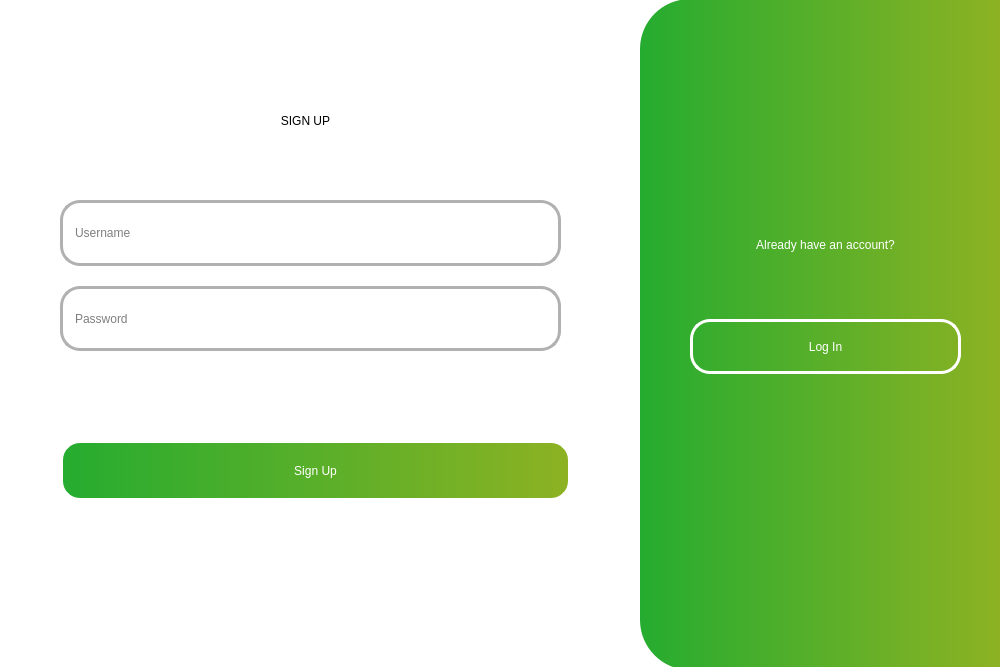
<?xml version="1.0" encoding="UTF-8"?>
<ui version="4.0">
 <class>Dialog</class>
 <widget class="QDialog" name="Dialog">
  <property name="geometry">
   <rect>
    <x>0</x>
    <y>0</y>
    <width>1000</width>
    <height>667</height>
   </rect>
  </property>
  <property name="windowTitle">
   <string>Dialog</string>
  </property>
  <widget class="QWidget" name="widget_2" native="true">
   <property name="enabled">
    <bool>true</bool>
   </property>
   <property name="geometry">
    <rect>
     <x>0</x>
     <y>0</y>
     <width>1001</width>
     <height>671</height>
    </rect>
   </property>
   <property name="styleSheet">
    <string notr="true">background-color: rgb(255, 255, 255);</string>
   </property>
   <widget class="QFrame" name="frame_2">
    <property name="geometry">
     <rect>
      <x>640</x>
      <y>-1</y>
      <width>361</width>
      <height>671</height>
     </rect>
    </property>
    <property name="styleSheet">
     <string notr="true">background-color: qlineargradient(spread:reflect, x1:0, y1:0, x2:1, y2:0, stop:0 rgba(37, 172, 48, 255), stop:1 rgba(141, 178, 35, 255));
border-top-left-radius: 50px;
border-bottom-left-radius: 50px;</string>
    </property>
    <property name="frameShape">
     <enum>QFrame::StyledPanel</enum>
    </property>
    <property name="frameShadow">
     <enum>QFrame::Raised</enum>
    </property>
    <widget class="QLabel" name="label_2">
     <property name="geometry">
      <rect>
       <x>80</x>
       <y>200</y>
       <width>211</width>
       <height>91</height>
      </rect>
     </property>
     <property name="styleSheet">
      <string notr="true">color: rgb(255, 255, 255);
font: 22pt &quot;MS Shell Dlg 2&quot;;
background-color: transparent; </string>
     </property>
     <property name="text">
      <string>Already have an account?</string>
     </property>
     <property name="alignment">
      <set>Qt::AlignCenter</set>
     </property>
     <property name="wordWrap">
      <bool>true</bool>
     </property>
    </widget>
    <widget class="QPushButton" name="login_btn">
     <property name="geometry">
      <rect>
       <x>50</x>
       <y>320</y>
       <width>271</width>
       <height>55</height>
      </rect>
     </property>
     <property name="sizePolicy">
      <sizepolicy hsizetype="Minimum" vsizetype="Minimum">
       <horstretch>0</horstretch>
       <verstretch>0</verstretch>
      </sizepolicy>
     </property>
     <property name="cursor">
      <cursorShape>PointingHandCursor</cursorShape>
     </property>
     <property name="styleSheet">
      <string notr="true">QPushButton {
color: white;
background-color: transparent;
border: 3px solid white;
font: 18pt &quot;Arial&quot;;
border-radius: 20px;
}
QPushButton:hover {
	background-color: rgb(255, 255, 255);
	color: black;
}</string>
     </property>
     <property name="text">
      <string>Log In</string>
     </property>
    </widget>
   </widget>
   <widget class="QLabel" name="signup_label">
    <property name="geometry">
     <rect>
      <x>170</x>
      <y>90</y>
      <width>271</width>
      <height>61</height>
     </rect>
    </property>
    <property name="styleSheet">
     <string notr="true">font: 75 36pt &quot;Tw Cen MT&quot;;
color: black;
</string>
    </property>
    <property name="text">
     <string>SIGN UP</string>
    </property>
    <property name="alignment">
     <set>Qt::AlignCenter</set>
    </property>
   </widget>
   <widget class="QPushButton" name="signup_btn">
    <property name="geometry">
     <rect>
      <x>60</x>
      <y>440</y>
      <width>511</width>
      <height>61</height>
     </rect>
    </property>
    <property name="sizePolicy">
     <sizepolicy hsizetype="Minimum" vsizetype="Minimum">
      <horstretch>0</horstretch>
      <verstretch>0</verstretch>
     </sizepolicy>
    </property>
    <property name="cursor">
     <cursorShape>PointingHandCursor</cursorShape>
    </property>
    <property name="styleSheet">
     <string notr="true">QPushButton {
color: white;
background-color: qlineargradient(spread:reflect, x1:0, y1:0, x2:1, y2:0, stop:0 rgba(37, 172, 48, 255), stop:1 rgba(141, 178, 35, 255));
border: 3px solid white;
font: 18pt &quot;Arial&quot;;
border-radius: 20px;
}
QPushButton:hover {
	background-color: qlineargradient(
    spread:reflect,
    x1:0, y1:0, x2:1, y2:0,
    stop:0 rgba(77, 202, 88, 255),
    stop:1 rgba(181, 208, 85, 255)
);
}</string>
    </property>
    <property name="text">
     <string>Sign Up</string>
    </property>
   </widget>
   <widget class="QWidget" name="layoutWidget">
    <property name="geometry">
     <rect>
      <x>60</x>
      <y>200</y>
      <width>501</width>
      <height>151</height>
     </rect>
    </property>
    <layout class="QVBoxLayout" name="verticalLayout_2">
     <property name="spacing">
      <number>20</number>
     </property>
     <item>
      <widget class="QLineEdit" name="lineEdit">
       <property name="sizePolicy">
        <sizepolicy hsizetype="Expanding" vsizetype="Minimum">
         <horstretch>0</horstretch>
         <verstretch>0</verstretch>
        </sizepolicy>
       </property>
       <property name="styleSheet">
        <string notr="true">QLineEdit {
	border: 3px solid #000000;
	border-color: rgb(177, 177, 177);
	border-radius: 20px;
	font: 16pt &quot;MS Shell Dlg 2&quot;;
	color: black;
    padding-left: 10px;
}
QLineEdit:focus {
	border-color: black;
}</string>
       </property>
       <property name="text">
        <string/>
       </property>
       <property name="placeholderText">
        <string>Username</string>
       </property>
      </widget>
     </item>
     <item>
      <widget class="QLineEdit" name="lineEdit_2">
       <property name="sizePolicy">
        <sizepolicy hsizetype="Expanding" vsizetype="Minimum">
         <horstretch>0</horstretch>
         <verstretch>0</verstretch>
        </sizepolicy>
       </property>
       <property name="styleSheet">
        <string notr="true">QLineEdit {
	border: 3px solid #000000;
	border-color: rgb(177, 177, 177);
	border-radius: 20px;
	font: 16pt &quot;MS Shell Dlg 2&quot;;
	color: black;
    padding-left: 10px;
}
QLineEdit:focus {
	border-color: black;
}</string>
       </property>
       <property name="text">
        <string/>
       </property>
       <property name="echoMode">
        <enum>QLineEdit::Password</enum>
       </property>
       <property name="placeholderText">
        <string>Password</string>
       </property>
      </widget>
     </item>
    </layout>
   </widget>
  </widget>
 </widget>
 <resources/>
 <connections/>
</ui>
